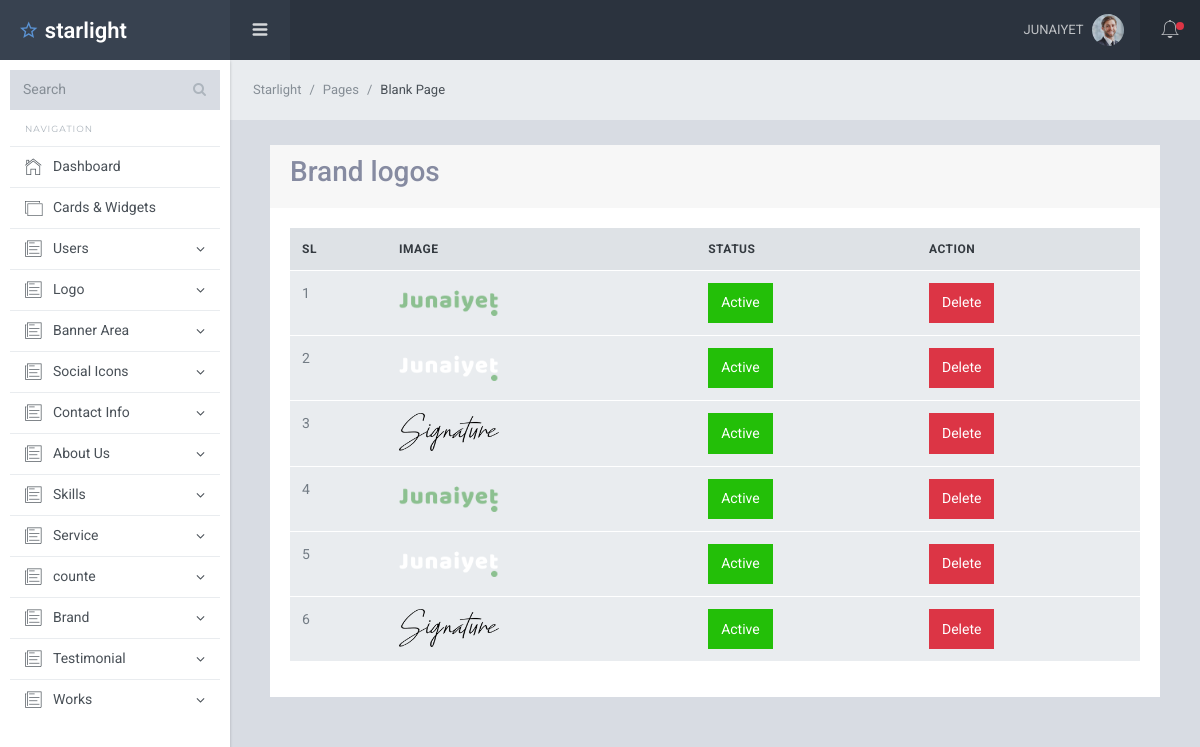
The page /brand/view_brand.php (signed in) on the database its author committed.
### tables this page shows
CREATE TABLE `users` (
  `id` int(11) NOT NULL,
  `name` varchar(80) NOT NULL,
  `email` varchar(80) NOT NULL,
  `password` varchar(80) NOT NULL,
  `profile_photo` varchar(80) NOT NULL,
  `created_at` datetime NOT NULL,
  `status` int(11) NOT NULL DEFAULT 0,
  `role` int(11) DEFAULT NULL
);

CREATE TABLE `brand_logos` (
  `id` int(11) NOT NULL,
  `brand_logo` varchar(11) NOT NULL,
  `status` int(11) NOT NULL DEFAULT 0
);

### brand/view_brand.php (the view, shortened to what this page needs)
<?php
require '../db.php';
require '../dashbord_parts/header.php';
$select_brand_logo = "SELECT * FROM brand_logos";
$select_brand_logo_result = mysqli_query($db_connection, $select_brand_logo);
?>
<div class="sl-mainpanel">
    <nav class="breadcrumb sl-breadcrumb">
        <a class="breadcrumb-item" href="index.html">Starlight</a>
        <a class="breadcrumb-item" href="index.html">Pages</a>
        <span class="breadcrumb-item active">Blank Page</span>
    </nav>
    <div class="sl-pagebody">
        <div class="sl-page-title">
            <div class="container">
                <div class="row">
                    <div class="col-lg-12">
                        <div class="card">
                            <div class="card-header">
                                <h3> Brand logos</h3>
                            </div>
                            <div class="card-body">
                                <table class="table table-border">
                                    <thead>
                                        <tr>
                                            <th>SL</th>
                                            <th>Image</th>
                                            <th>Status</th>
                                            <th>Action</th>
                                        </tr>
                                    </thead>
                                    <tbody>
                                        <?php foreach ($select_brand_logo_result as $key => $brand_logo) { ?>
                                            <tr>
                                                <td><?= ++$key ?></td>
                                                <td>
                                                    <img width="100" src="../uplodeds/brand_logo/<?= $brand_logo['brand_logo'] ?>" alt="logo">
                                                </td>
                                                <td>
                                                    <a href="brand_status.php?id=<?= $brand_logo['id'] ?>" class="btn btn-<?= ($brand_logo['status'] == 1 ? 'success' : 'secondary') ?>"><?= ($brand_logo['status'] == 1 ? 'Active' : 'Deactive') ?></a>
                                                </td>
                                                <td>
                                                    <a href="brand_delete.php?id=<?= $brand_logo['id'] ?>" class="btn btn-danger">Delete</a>
                                                </td>
                                            </tr>
                                        <?php } ?>
                                    </tbody>
                                </table>
                            </div>
                        </div>
                    </div>
                </div>
            </div>
        </div>
    </div>
</div>
<?php
require '../dashbord_parts/footer.php'
?>

### dashbord_parts/header.php (shortened to what this page needs)
<?php
$id = $_SESSION['id'];
$select_profile = "SELECT * FROM users WHERE id=$id";
$select_profile_result = mysqli_query($db_connection,$select_profile) ;
$after_assos_info = mysqli_fetch_assoc($select_profile_result);
?>
<!DOCTYPE html>
<html lang="en">
<head>
    <link href="/protfolio/dashbord_assets/lib/font-awesome/css/font-awesome.css" rel="stylesheet">
    <link href="/protfolio/dashbord_assets/lib/Ionicons/css/ionicons.css" rel="stylesheet">
    <link href="/protfolio/dashbord_assets/lib/perfect-scrollbar/css/perfect-scrollbar.css" rel="stylesheet">
    <link rel="stylesheet" href="/protfolio/dashbord_assets/css/starlight.css">
</head>
<body>
    <div class="sl-logo"><a href=""><i class="icon ion-android-star-outline"></i> starlight</a></div>
    <div class="sl-sideleft">
        <div class="input-group input-group-search">
            <input type="search" name="search" class="form-control" placeholder="Search">
            <span class="input-group-btn">
                <button class="btn"><i class="fa fa-search"></i></button>
            </span>
        </div>
        <label class="sidebar-label">Navigation</label>
        <div class="sl-sideleft-menu">
            <a href="/protfolio/dashbord.php" class="sl-menu-link">
                <div class="sl-menu-item">
                    <i class="menu-item-icon icon ion-ios-home-outline tx-22"></i>
                    <span class="menu-item-label" >Dashboard</span>
                </div>
            </a>
            <a href="widgets.html" class="sl-menu-link">
                <div class="sl-menu-item">
                    <i class="menu-item-icon icon ion-ios-photos-outline tx-20"></i>
                    <span class="menu-item-label">Cards &amp; Widgets</span>
                </div>
            </a>
           <?php if($after_assos_info['role'] == 1){?>
            <a href="#" class="sl-menu-link">
                <div class="sl-menu-item">
                    <i class="menu-item-icon icon ion-ios-paper-outline tx-22"></i>
                    <span class="menu-item-label">Users</span>
                    <i class="menu-item-arrow fa fa-angle-down"></i>
                </div>
            </a>
            <?php }?>
            <a href="#" class="sl-menu-link">
                <div class="sl-menu-item">
                    <i class="menu-item-icon icon ion-ios-paper-outline tx-22"></i>
                    <span class="menu-item-label">Logo</span>
                    <i class="menu-item-arrow fa fa-angle-down"></i>
                </div>
            </a>
            <a href="#" class="sl-menu-link">
                <div class="sl-menu-item">
                    <i class="menu-item-icon icon ion-ios-paper-outline tx-22"></i>
                    <span class="menu-item-label">Banner Area</span>
                    <i class="menu-item-arrow fa fa-angle-down"></i>
                </div>
            </a>
            <a href="#" class="sl-menu-link">
                <div class="sl-menu-item">
                    <i class="menu-item-icon icon ion-ios-paper-outline tx-22"></i>
                    <span class="menu-item-label">Social Icons</span>
                    <i class="menu-item-arrow fa fa-angle-down"></i>
                </div>
            </a>
            <a href="#" class="sl-menu-link">
                <div class="sl-menu-item">
                    <i class="menu-item-icon icon ion-ios-paper-outline tx-22"></i>
                    <span class="menu-item-label">Contact Info</span>
                    <i class="menu-item-arrow fa fa-angle-down"></i>
                </div>
            </a>
            <a href="#" class="sl-menu-link">
                <div class="sl-menu-item">
                    <i class="menu-item-icon icon ion-ios-paper-outline tx-22"></i>
                    <span class="menu-item-label">About Us</span>
                    <i class="menu-item-arrow fa fa-angle-down"></i>
                </div>
            </a>
            <a href="#" class="sl-menu-link">
                <div class="sl-menu-item">
                    <i class="menu-item-icon icon ion-ios-paper-outline tx-22"></i>
                    <span class="menu-item-label">Skills</span>
                    <i class="menu-item-arrow fa fa-angle-down"></i>
                </div>
            </a>
            <a href="#" class="sl-menu-link">
                <div class="sl-menu-item">
                    <i class="menu-item-icon icon ion-ios-paper-outline tx-22"></i>
                    <span class="menu-item-label">Service</span>
                    <i class="menu-item-arrow fa fa-angle-down"></i>
                </div>
            </a>
            <a href="#" class="sl-menu-link">
                <div class="sl-menu-item">
                    <i class="menu-item-icon icon ion-ios-paper-outline tx-22"></i>
                    <span class="menu-item-label">counte</span>
                    <i class="menu-item-arrow fa fa-angle-down"></i>
                </div>
            </a>
            <a href="#" class="sl-menu-link">
                <div class="sl-menu-item">
                    <i class="menu-item-icon icon ion-ios-paper-outline tx-22"></i>
                    <span class="menu-item-label">Brand</span>
                    <i class="menu-item-arrow fa fa-angle-down"></i>
                </div>
            </a>
            <a href="#" class="sl-menu-link">
                <div class="sl-menu-item">
                    <i class="menu-item-icon icon ion-ios-paper-outline tx-22"></i>
                    <span class="menu-item-label">Testimonial</span>
                    <i class="menu-item-arrow fa fa-angle-down"></i>
                </div>
            </a>
            <a href="#" class="sl-menu-link">
                <div class="sl-menu-item">
                    <i class="menu-item-icon icon ion-ios-paper-outline tx-22"></i>
                    <span class="menu-item-label">Works</span>
                    <i class="menu-item-arrow fa fa-angle-down"></i>
                </div>
            </a>
        </div>
        <br>
    </div>
    <div class="sl-header">
        <div class="sl-header-left">
            <div class="navicon-left hidden-md-down"><a id="btnLeftMenu" href=""><i class="icon ion-navicon-round"></i></a></div>
        </div>
        <div class="sl-header-right">
            <nav class="nav">
                <div class="dropdown">
                    <a href="" class="nav-link nav-link-profile" data-toggle="dropdown">
                        <span class="logged-name"><?= $after_assos_info['name'] ;?></span></span>
                        <img src="/protfolio/uplodeds/users/<?= $after_assos_info['profile_photo']?>" class="wd-32 rounded-circle" alt="">
                    </a>
                </div>
            </nav>
            <div class="navicon-right">
                <a id="btnRightMenu" href="" class="pos-relative">
                    <i class="icon ion-ios-bell-outline"></i>
                    <span class="square-8 bg-danger"></span>
                </a>
            </div>
        </div>
    </div>

### dashbord_parts/footer.php (shortened to what this page needs)
  </body>
</html>

### rows shown on the page
users: name "JUNAIYET", profile_photo (picture)
brand_logos: brand_logo (picture), status "Active"
brand_logos: brand_logo (picture), status "Active"
brand_logos: brand_logo (picture), status "Active"
brand_logos: brand_logo (picture), status "Active"
brand_logos: brand_logo (picture), status "Active"
brand_logos: brand_logo (picture), status "Active"
